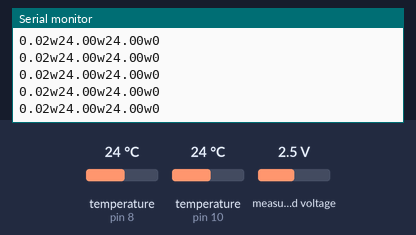
The sketch below on a simulated Arduino Uno, built with avr-gcc and run on an emulated ATmega328P. Shown: the last lines printed to the serial monitor. The inputs (shaded band) are chosen by the test bench; at power-on: temperature (sensors on pin 8, pin 10) 24 °C, measured voltage 2.5 V.

Above: at 1.2 s.
1.3 s: temperature (sensor on pin 8) set to 12 °C
At 1.54 s:
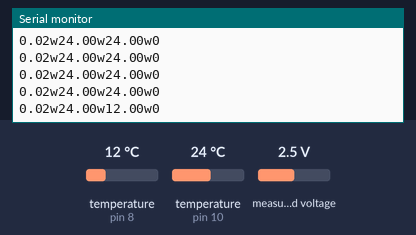
2.8 s: temperature (sensor on pin 10) set to 12 °C
At 2.92 s:
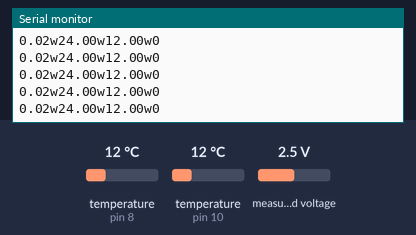
4.3 s: temperature (sensor on pin 8) set to 19 °C
At 4.3 s:
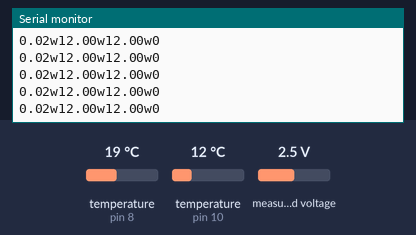
5.8 s: temperature (sensor on pin 10) set to 19 °C
At 5.82 s:
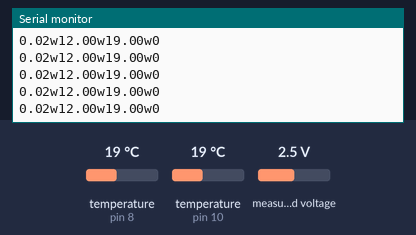
Timing chart, 0 to 8.3 s (numbered marks = the images above; inputs shaded):
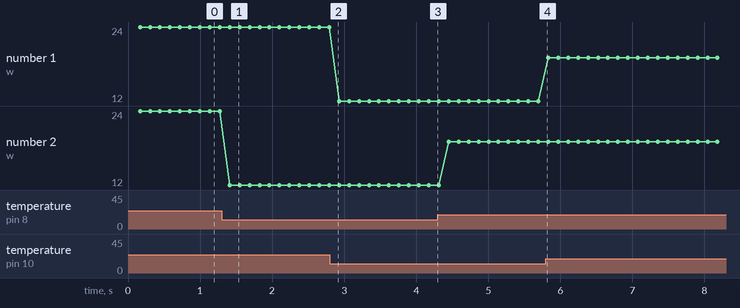

Measured:
- after the input at 1.3 s, the serial monitor: prints a new line after 0.11 s (image 1)
- plotted number 2: 24 → 12 after the input at 1.3 s, 12 → 19 after the input at 4.3 s

The sketch:

rpm_almost.ino
```cpp
#include <Adafruit_ADS1015.h>
#include <Arduino.h>
#include <Wire.h>
#include <OneWire.h>
#include <DallasTemperature.h>
/**********************************************/
Adafruit_ADS1115 ads(0x48);
#define  A_PHASE 2
#define  B_PHASE 5
#define ONE_WIRE_BUS 8
#define ONE_WIRE_BUS2 10
OneWire oneWire(ONE_WIRE_BUS);
OneWire oneWire2(ONE_WIRE_BUS2);
DallasTemperature sensors(&oneWire);
DallasTemperature sensors2(&oneWire2);

volatile int flag_A = 0;  //Assign a value to the token bit
volatile int flag_B = 0;  //Assign a value to the token bit
float rev = 0;
float oldtime = 0;
float time;
float rpm;
float km;
int kmh = 0;
int calib = 6; // Value of calibration of ADS1115 to reduce error
float voltage=0;
float vout = 0.0;
float R1 = 100000.0;
float R2 = 5000.0;
float left_degree;
float right_degree;

/** *  */
void setup() {
  pinMode(A_PHASE, INPUT);
  pinMode(B_PHASE, INPUT);
  Serial.begin(115200);   //Serial Port Baudrate: 115200
  sensors.begin();
  sensors2.begin();
  ads.begin();
  attachInterrupt(digitalPinToInterrupt( A_PHASE), interrupt, RISING); //Interrupt trigger mode: RISING
}

void interrupt()// Interrupt function
{
 flag_A++;
 //flag_B++;   //장착 방향에 따라 flag_A or flag_B
}

void loop() {


  delay(100);// Direction judgement
  sensors.setWaitForConversion(false);
  sensors2.setWaitForConversion(false);
  sensors.requestTemperatures();
  sensors2.requestTemperatures();
  sensors.setWaitForConversion(true);
  sensors2.setWaitForConversion(true);

  detachInterrupt(digitalPinToInterrupt(A_PHASE));
  time = millis() - oldtime;

  //Serial.println(flag_A);           //장착 방향에 따라 flag_A or flag_B
  //Serial.println(flag_B);

  //Serial.println(time);
  rev = (flag_A/360.00)/(time/1000);   // =rps
  //rev = (flag_B/360.00);            //장착 방향에 따라 flag_A or flag_B

  rpm = rev*60;
  //km = ((rpm/3)*60)*1.36*0.001;  //gear_ratio:3 , ME-09 tire D: 433mm
  km = ((rpm/3)*60)*2.3*0.001;  //gear_ratio:3 , ME-10 tire D: 456mm
  kmh = int(km);
  oldtime = millis();

  right_degree = sensors.getTempCByIndex(0);
  left_degree = sensors2.getTempCByIndex(0);

  int16_t adc0; // 16 bits ADC read of input A0
  adc0 = ads.readADC_SingleEnded(0);
  vout = ((adc0 + calib) * 0.1868)/1000; // see text
  voltage = vout / (R2/(R1+R2));

  Serial.print(voltage);
  Serial.print("w");
  Serial.print(left_degree);
  Serial.print("w");
  Serial.print(right_degree);
  Serial.print("w");
  Serial.println(kmh);

  flag_A = 0; // Clear variable just before counting again'
  //flag_B = 0; // Clear variable just before counting again   //장착 방향에 따라 flag_A or flag_B
  attachInterrupt(digitalPinToInterrupt( A_PHASE), interrupt, RISING);

}
```
